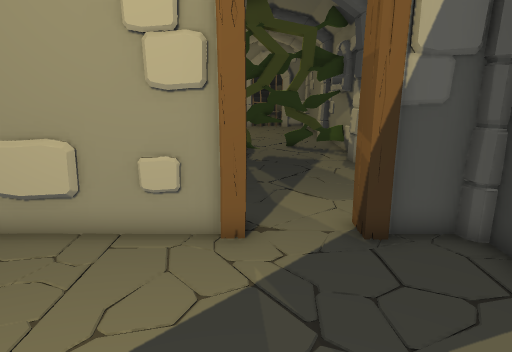
[1] (above)

13 first-person views from a walk through a Unity game level. The camera is 1.5 m above the floor, tilts 14° down and sees 75° across. The floor is counted in squares, 0.5 m on a side. Each view is taken from the middle of a square. On the plan, view 1 faces up. The plan holds only what a view shows up to about 20 squares ahead; the rest is blank. The place goes on beyond the plan. The player is left out. Door leaves are left out, so doorways stand open.

[2]
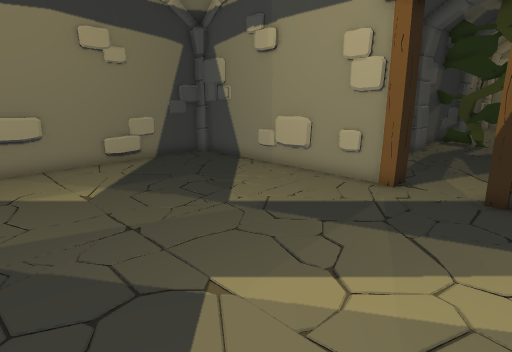

[3]
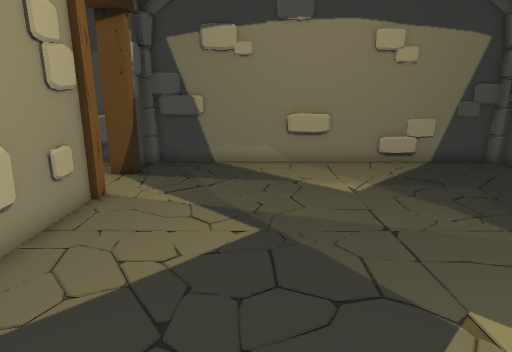

[4]
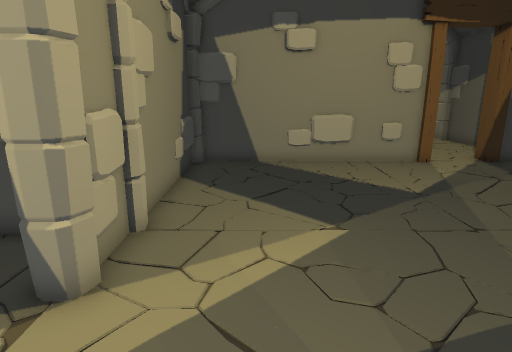

[5]
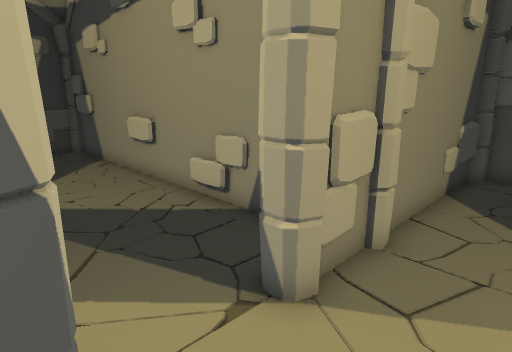

[6]
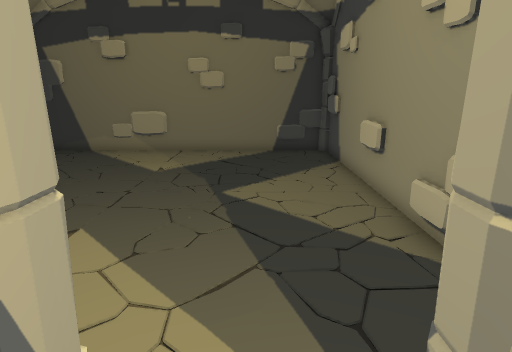

[7]
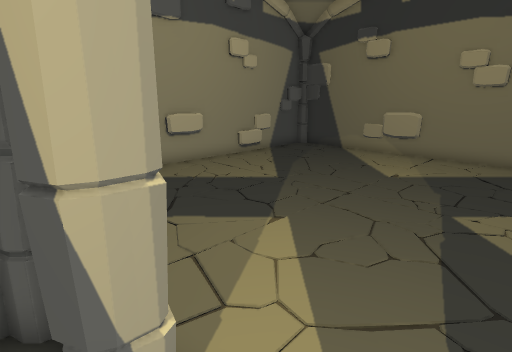

[8]
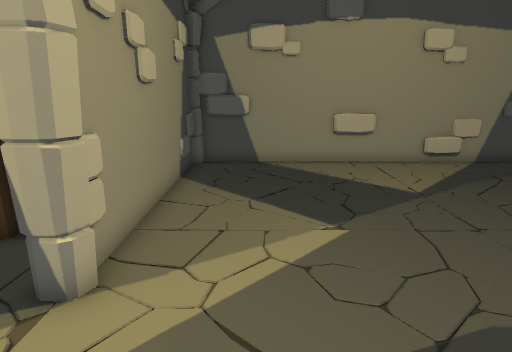

[9]
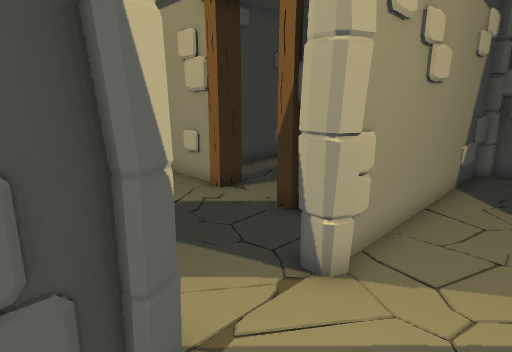

[10]
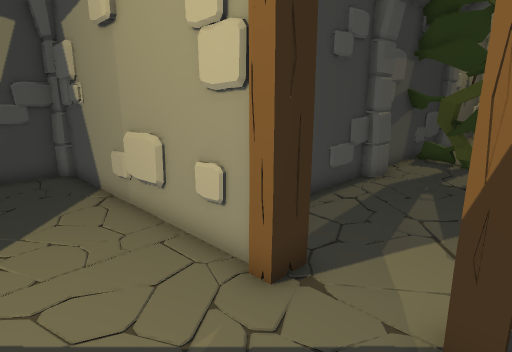

[11]
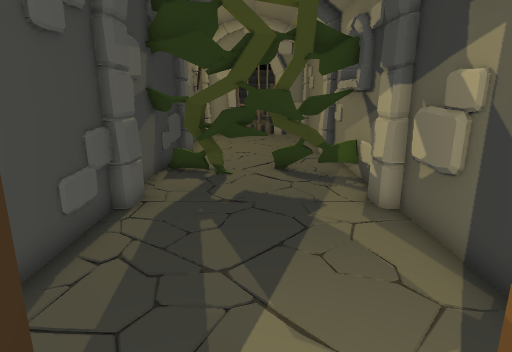

[12]
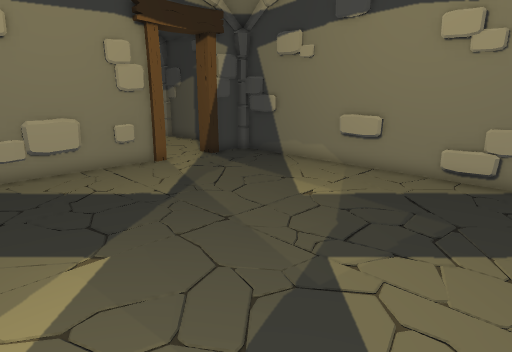

[13]
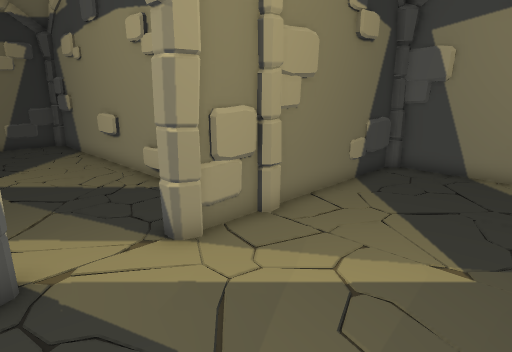

### Floor plan
Points are (right, up) in squares from view 1. A wall is a line through its corners. A room is listed if a view was taken in it or the views show most of it. See-through windows are left out.
Room 1 (views 1, 2, 3, 4, 5, 6, 7, 10, 11, 12, 13)
walls: (4.4, 1) (4.6, 1.6); (4.7, -0.7) (4.6, -0.2); (-4.3, -8.6) (-3.7, -8.7); (4.8, -1) (4.8, 1); (-1.7, 6.7) (-2.3, 6.8); (-5, -8.6) (-3.6, -8.6); (-0.9, 6.6) (-2.4, 6.6); (-5.7, -8.6) (-5.2, -8.6); (-0.2, 6.6) (-0.8, 6.6); (-5.4, -8.8) (4.5, -8.8); (-0.6, 6.8) (-10.5, 6.8); (4.6, 4.3) (4.4, 4.9); (-10.6, -6.4) (-10.6, -8.5); (-8.9, -8.6) (-8.3, -8.6) (-8.3, -9.5); (-10.6, -7.3) (-10.4, -8.8) (-8.9, -8.8); (-10.5, 5.7) (-10.7, 4.9); (-9.6, 6.6) (-10.6, 6.6) (-10.6, 5.4); (3.8, 6.6) (2.3, 6.6); (4.8, 5.7) (4.8, 6.5); (4.4, -8.5) (4.6, -8.4); (4.8, -8.4) (4.8, -1.5); (-10.8, 6.5) (-10.8, -8.5); (4.5, 6.8) (2.7, 6.8)
low walls: (-10.6, -0.9) (-10.6, -2.5); (-3.8, 6.6) (-5.6, 6.6); (-2.2, -8.6) (-0.5, -8.6); (4.6, 0) (4.7, 0.5); (-3.8, 6.7) (-4.3, 6.7); (-2.2, -8.7) (-1.7, -8.6); (-4.9, 6.6) (-5.4, 6.7); (-1.1, -8.6) (0.5, -8.8); (-10.6, 3.1) (-10.6, 1.5); (4.6, -7.1) (4.7, -6.6); (4.6, -8.4) (4.6, -6.5)
ways out: open door at (5, 3) to room 2; opening at (1, 7) to room 3
Room 2 (views 8, 9)
walls: (5.5, 4.9) (5.3, 4.3); (5.4, 1.6) (5.6, 1.1); (7.6, 14.6) (5.9, 14.6); (18.4, -0.6) (20.5, -0.6); (5.2, 1.1) (5.2, 0.1); (7, -0.8) (20.4, -0.8); (19.3, -0.6) (20.8, -0.4) (20.8, 14.4); (5.2, 0.7) (5.5, 0.3); (20.2, 14.8) (5.5, 14.8); (20.5, 14.6) (19.5, 14.6); (5.2, 14.5) (5.2, 5)
low walls: (12.9, -0.6) (14.5, -0.6); (13.1, 14.6) (11.5, 14.6); (20.6, 8.9) (20.9, 10.5); (20.8, 7.8) (20.7, 8.3); (8.9, -0.6) (10.5, -0.6); (17.1, 14.6) (15.5, 14.6)
ways out: open door at (5, 3) to room 1
Room 3 (no view inside)
walls: (4.6, 12.1) (4.6, 13.7); (4.7, 11.7) (4.6, 12.6); (4.9, 11.7) (4.5, 12.3) (4.7, 13.7); (4.8, 10.5) (4.8, 14.5); (4.4, 14.5) (4.4, 15.5); (-2.8, 14.5) (-2.8, 9.9); (-0.2, 7.6) (-0.2, 6.6); (-2.3, 15.6) (-2.3, 14.5); (2.3, 6.6) (2.3, 7.6); (4.8, 16.4) (4.8, 17.6); (-2.8, 18.1) (-2.8, 16.1)
ways out: opening at (1, 7) to room 1

Where each view was taken, in squares from view 1:
view 1: 0 up, 0 right, facing up
view 2: 4 down, 4 right, facing up-left
view 3: 4 down, 4 right, facing left
view 4: 6 up, 2 right, facing down
view 5: 5 up, 2 right, facing down-right
view 6: 3 up, 3 right, facing right
view 7: 2 up, 4 right, facing up-right
view 8: 0 up, 8 right, facing up
view 9: 0 up, 8 right, facing up-left
view 10: 3 up, 3 right, facing up-left
view 11: 6 up, 1 right, facing up
view 12: 5 up, 2 right, facing down-left
view 13: 5 up, 1 left, facing down-right
